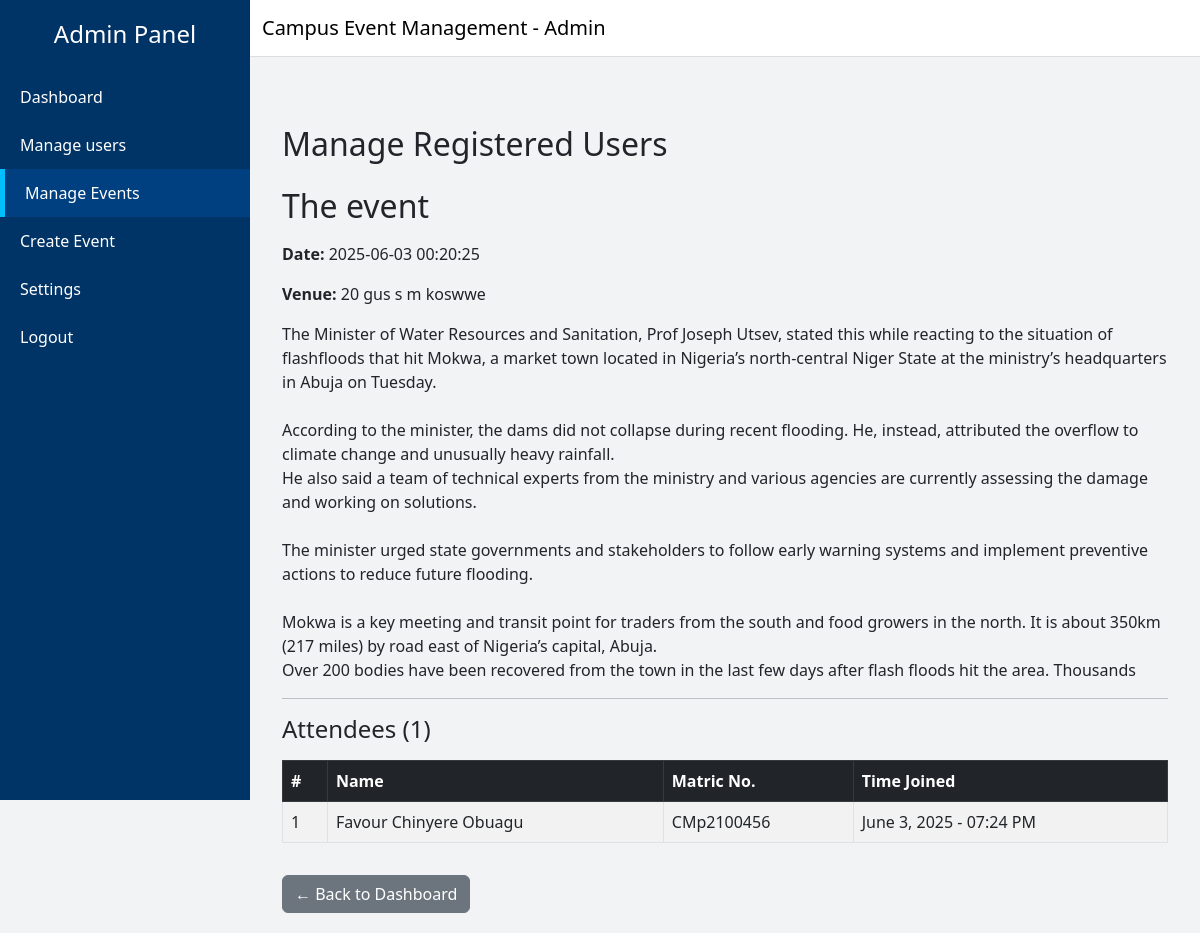
Page /admin/event-detail.php?id=2 on the committed database.
### tables this page shows
CREATE TABLE `events` (
  `id` int(11) NOT NULL,
  `title` varchar(225) NOT NULL,
  `description` varchar(1000) NOT NULL,
  `event_date` datetime NOT NULL,
  `end_time` time NOT NULL,
  `passcode` varchar(100) NOT NULL,
  `venue` varchar(200) NOT NULL,
  `image_path` varchar(500) NOT NULL,
  `create_at` timestamp NOT NULL DEFAULT current_timestamp()
);

CREATE TABLE `attendance` (
  `id` int(11) NOT NULL,
  `event_id` int(11) NOT NULL,
  `user_id` int(11) NOT NULL,
  `name` varchar(255) NOT NULL,
  `matric` varchar(50) NOT NULL,
  `event_title` varchar(255) NOT NULL,
  `attended_at` timestamp NOT NULL DEFAULT current_timestamp()
);

### admin/event-detail.php (the view, shortened to what this page needs)
<?php
require 'connections.php';
$event_id = intval($_GET['id']);
$event_stmt = $conn->prepare("SELECT * FROM events WHERE id = ?");
$event_stmt->bind_param("i", $event_id);
$event_stmt->execute();
$event_result = $event_stmt->get_result();
$event = $event_result->fetch_assoc();
$attendees_stmt = $conn->prepare("SELECT name, matric, attended_at FROM attendance WHERE event_id = ?");
$attendees_stmt->bind_param("i", $event_id);
$attendees_stmt->execute();
$attendees_result = $attendees_stmt->get_result();
$attendee_count = $attendees_result->num_rows;
?>
<!DOCTYPE html>
<html lang="en">
<head>
  <link href="https://cdn.jsdelivr.net/npm/bootstrap@5.3.0/dist/css/bootstrap.min.css" rel="stylesheet">
</head>
<body>
  <div class="sidebar">
    <h4 class="text-center mb-4">Admin Panel</h4>
    <a href="dashboard.php" >Dashboard</a>
    <a href="manageuser.php" >Manage users</a>
    <a href="manageevent.php" class="active">Manage Events</a>
    <a href="createevent.html">Create Event</a>
    <a href="#">Settings</a>
    <a href="logout.php">Logout</a>
  </div>
  <nav class="navbar navbar-expand-lg navbar-light">
    <div class="container-fluid">
      <span class="navbar-brand">Campus Event Management - Admin</span>
    </div>
  </nav>
  <div class="main-content">
     <div class="container mt-5">
  <h2 class="mb-4">Manage Registered Users</h2>
  <h2 class="mb-3"><?php echo htmlspecialchars($event['title']); ?></h2>
  <p><strong>Date:</strong> <?php echo htmlspecialchars($event['event_date']); ?></p>
  <p><strong>Venue:</strong> <?php echo htmlspecialchars($event['venue']); ?></p>
  <p><?php echo nl2br(htmlspecialchars($event['description'])); ?></p>
  <hr>
  <h4>Attendees (<?php echo $attendee_count; ?>)</h4>
  <?php if ($attendee_count > 0): ?>
    <table class="table table-bordered table-striped mt-3">
      <thead class="table-dark">
        <tr>
          <th>#</th>
          <th>Name</th>
          <th>Matric No.</th>
          <th>Time Joined</th>
        </tr>
      </thead>
      <tbody>
        <?php $i = 1; while ($row = $attendees_result->fetch_assoc()): ?>
          <tr>
            <td><?php echo $i++; ?></td>
            <td><?php echo htmlspecialchars($row['name']); ?></td>
            <td><?php echo htmlspecialchars($row['matric']); ?></td>
            <td><?php echo date("F j, Y - h:i A", strtotime($row['attended_at'])); ?></td>
          </tr>
        <?php endwhile; ?>
      </tbody>
    </table>
  <?php else: ?>
    <p>No one has joined this event yet.</p>
  <?php endif; ?>
  <a href="dashboard.php" class="btn btn-secondary mt-3">← Back to Dashboard</a>
</div>
</body>
</html>

### admin/event-detail.php (style rules this page uses)
body { background-color: #f1f3f5; font-family: 'Segoe UI', sans-serif; }
.sidebar { height: 100vh; position: fixed; width: 250px; background-color: #003366; padding-top: 20px; color: white; }
.sidebar a { color: white; text-decoration: none; padding: 12px 20px; display: block; transition: 0.3s; }
.sidebar a:hover, .sidebar a.active { background-color: #004080; border-left: 5px solid #00bfff; }
.main-content { margin-left: 250px; padding: 20px; }
.navbar { margin-left: 250px; background-color: white; border-bottom: 1px solid #ddd; }

### rows in the picture
events: title "The event", event_date "2025-06-03 00:20:25", venue "20 gus s m koswwe", description "The Minister of Water Resources and Sanitation, Prof Joseph Utsev, stated this while reacting to the situation of flashfloods that hit Mokwa, a market town located in Nigeria’s north-central Niger State at the ministry’s headquarters in Abuja on Tuesday. According to the minister, the dams did not collapse during recent flooding. He, instead, attributed the overflow to climate change and unusually heavy rainfall. He also said a team of technical experts from the ministry and various agencies are currently assessing the damage and working on solutions. The minister urged state governments and stakeholders to follow early warning systems and implement preventive actions to reduce future…"
attendance: name "Favour Chinyere Obuagu", matric "CMp2100456", attended_at "June 3, 2025 - 07:24 PM"

### other values in the picture
$attendee_count "1"
